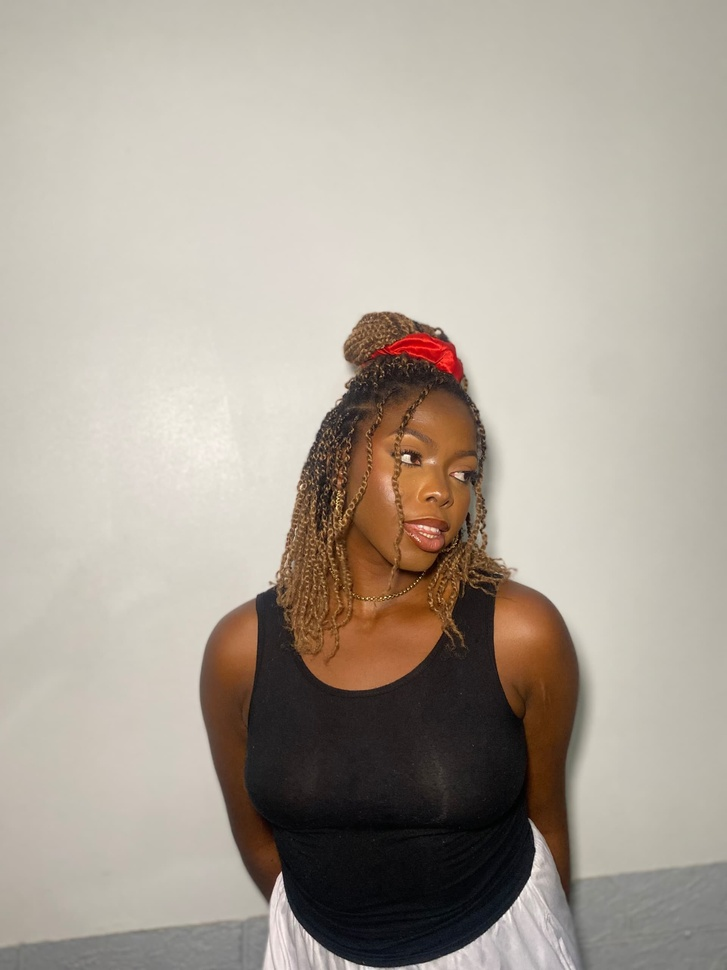
#> input picture images/ada1.jpeg, 727 x 970 px, shrunk from 1920 x 2560 before the run
$ python index.py
#> lines starting #> are read from the running program, lines starting #| are printed output that depends on the picture
from PIL import Image
from PIL import ImageFilter

image = Image.open("images/ada1.jpeg")
#> image is the input picture: PIL image 727x970 RGB; mean R, G, B 172.4, 163.4, 152.1

gray_image = image.convert("L")
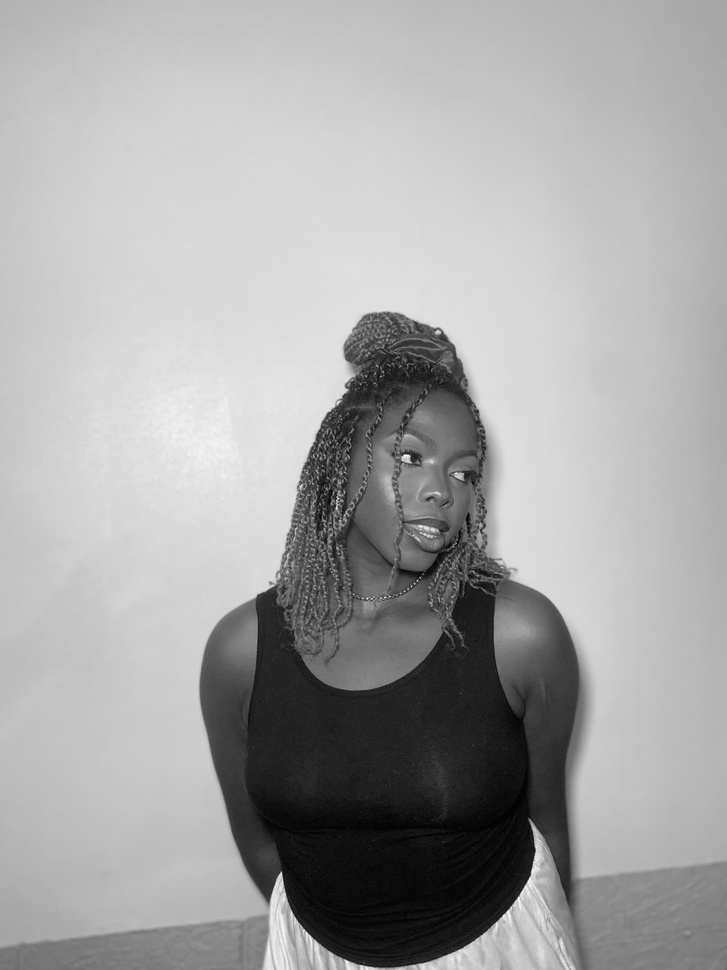
#> gray_image: PIL image 727x970 L; min 0, max 254, mean 164.9

edges = gray_image.filter(ImageFilter.FIND_EDGES)
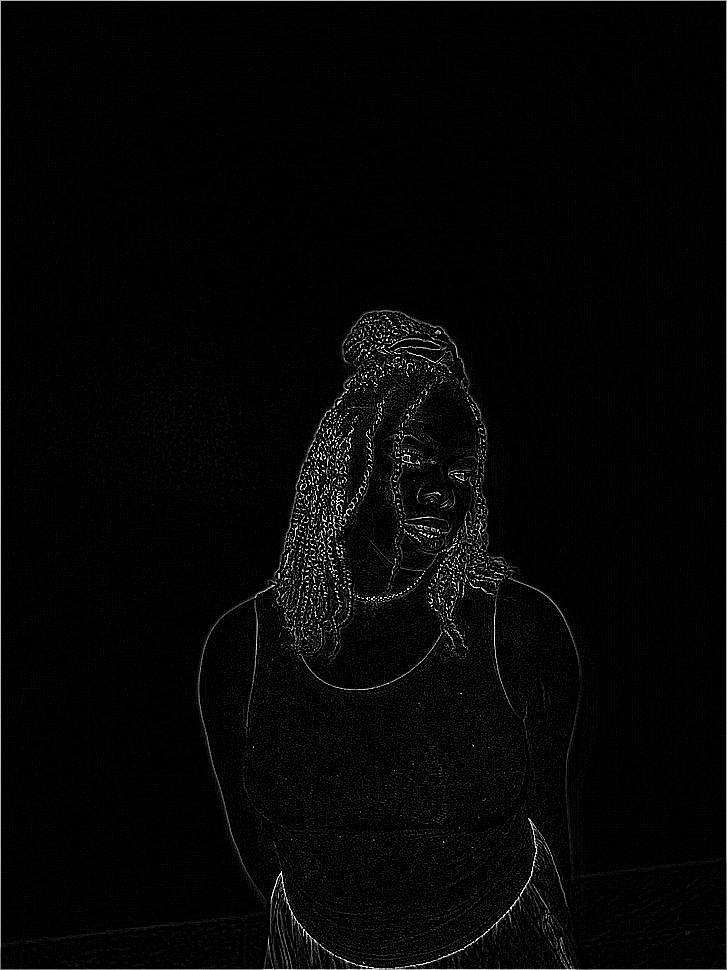
#> edges: PIL image 727x970 L; min 0, max 255, mean 5.6

smooth_image = edges.filter(ImageFilter.SMOOTH_MORE)

sharpen = smooth_image.filter(ImageFilter.SHARPEN)

cartoon_image = sharpen.convert("RGBA")

cartoon_image.show("images/adaBW1.png")

$ run again, with images/ada2.jpeg copied over images/ada1.jpeg
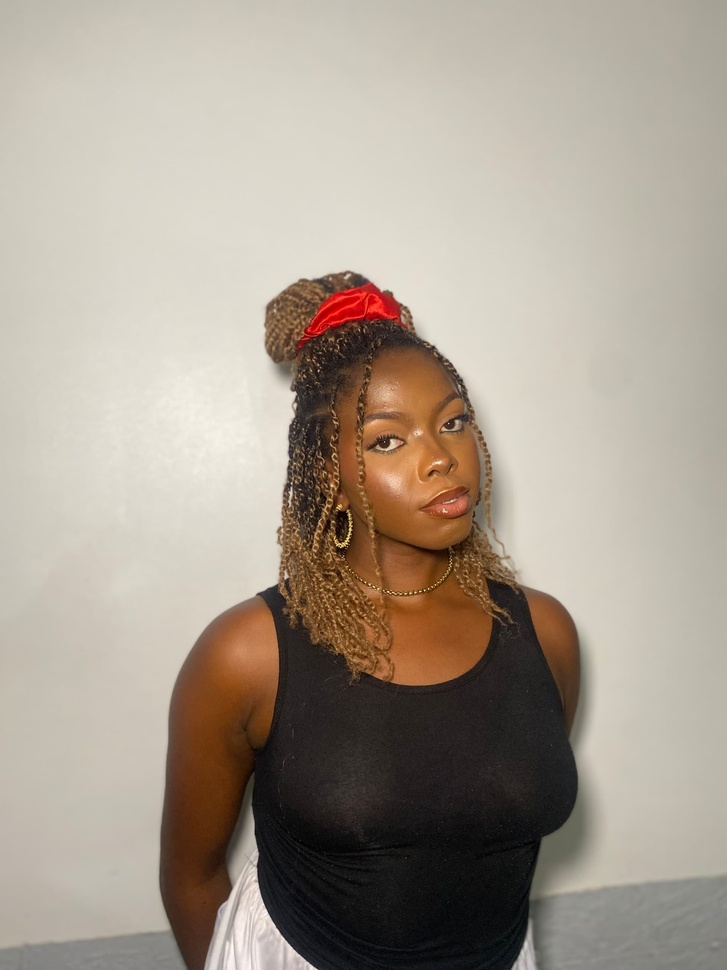
#> input picture images/ada2.jpeg, 727 x 970 px, shrunk from 1920 x 2560 before the run
#> image is the input picture: PIL image 727x970 RGB; mean R, G, B 167.3, 156.5, 143.6
#> `gray_image = image.convert("L")`:
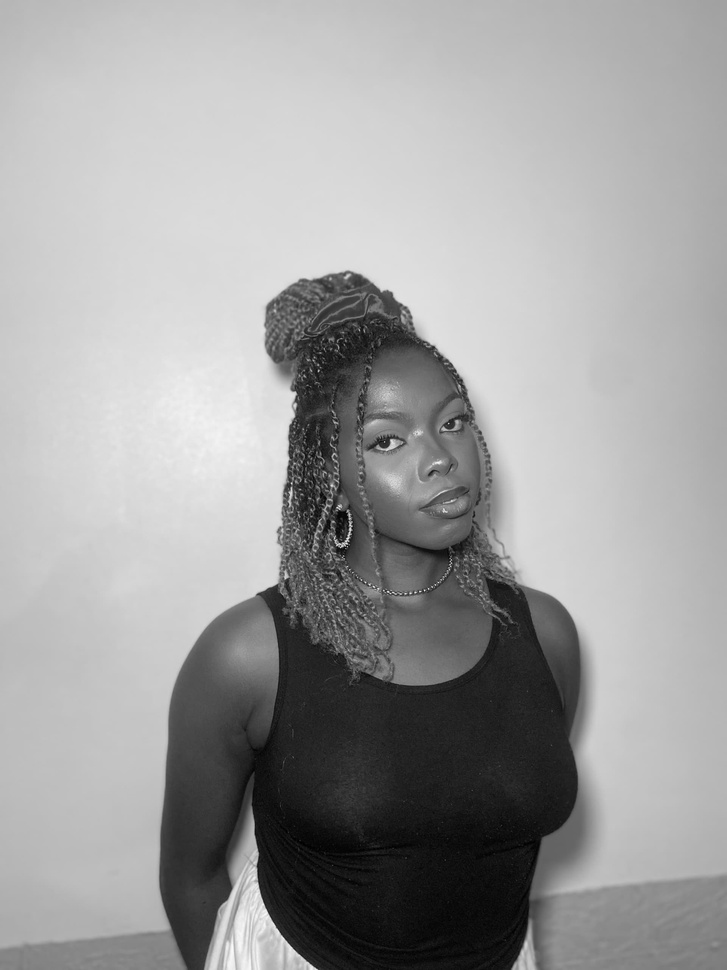
#> gray_image: PIL image 727x970 L; min 0, max 251, mean 158.3
#> `edges = gray_image.filter(ImageFilter.FIND_EDGES)`:
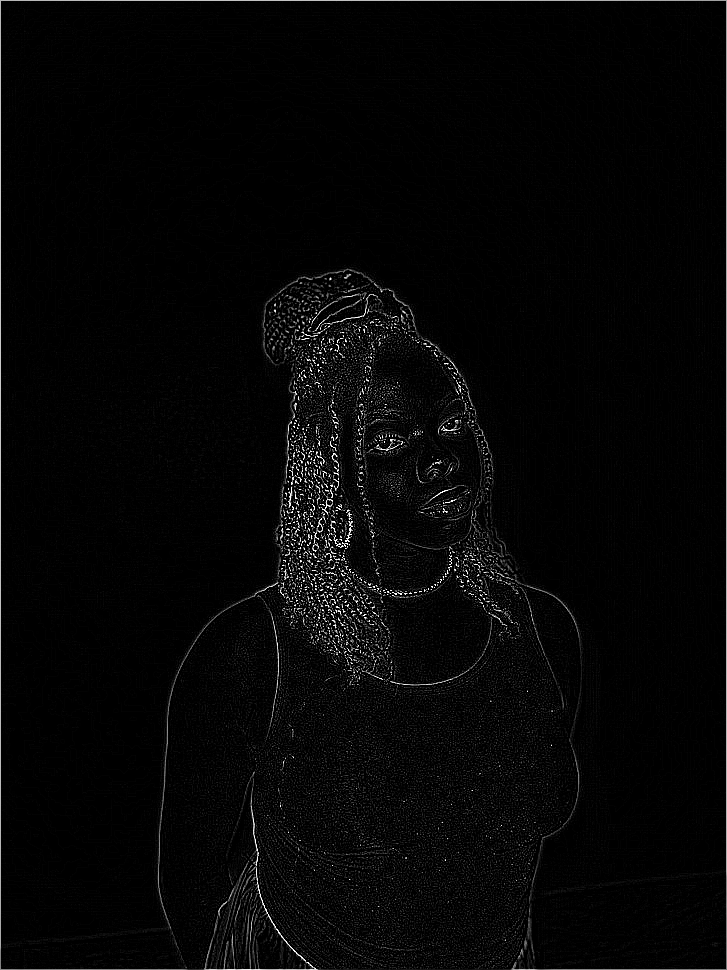
#> edges: PIL image 727x970 L; min 0, max 255, mean 6.1
